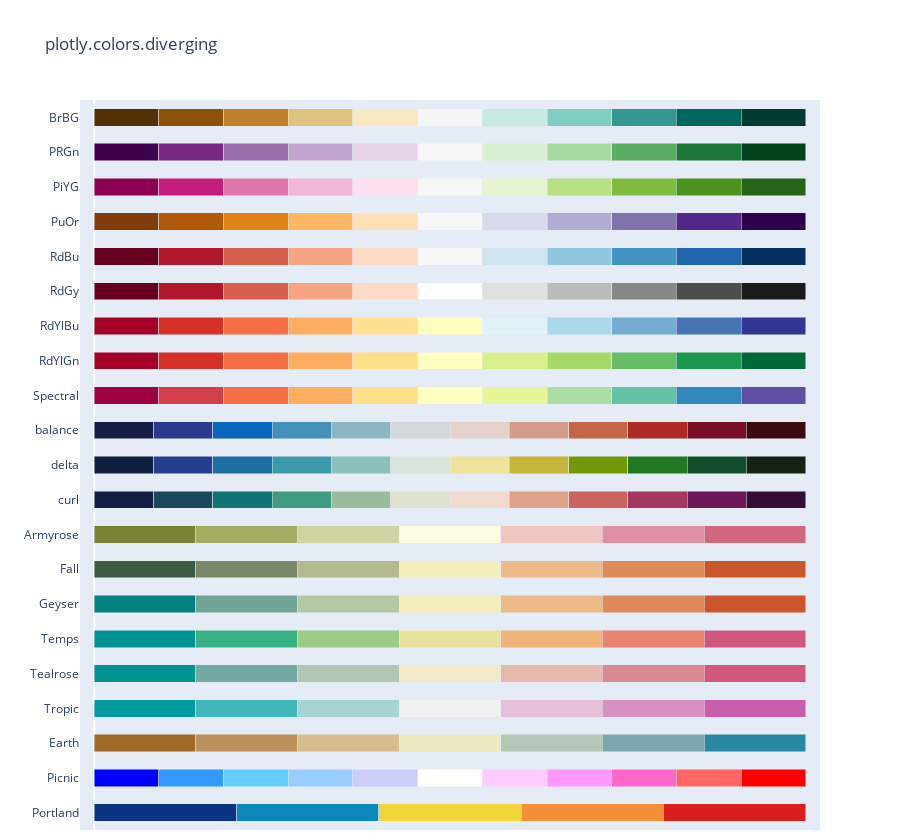

The notebook cell saved with this chart:
### Code cell
#Diverging Color scales
fig = px.colors.diverging.swatches().update_layout(margin_b=10)
fig.show()

### Figure 1 — Plotly figure (JSON) as saved in the notebook; plotly's stock layout.template omitted (floating-point values rounded to 4 significant figures)
{"data": [{"customdata": [0, 1, 2, 3, 4], "hovertemplate": "%{y}[%{customdata}] = %{marker.color}<extra></extra>", "marker": {"color": ["rgb(12,51,131)", "rgb(10,136,186)", "rgb(242,211,56)", "rgb(242,143,56)", "rgb(217,30,30)"]}, "orientation": "h", "type": "bar", "x": [1, 1, 1, 1, 1], "y": ["Portland", "Portland", "Portland", "Portland", "Portland"]}, {"customdata": [0, 1, 2, 3, 4, 5, 6, 7, 8, 9, 10], "hovertemplate": "%{y}[%{customdata}] = %{marker.color}<extra></extra>", "marker": {"color": ["rgb(0,0,255)", "rgb(51,153,255)", "rgb(102,204,255)", "rgb(153,204,255)", "rgb(204,204,255)", "rgb(255,255,255)", "rgb(255,204,255)", "rgb(255,153,255)", "rgb(255,102,204)", "rgb(255,102,102)", "rgb(255,0,0)"]}, "orientation": "h", "type": "bar", "x": [1, 1, 1, 1, 1, 1, 1, 1, 1, 1, 1], "y": ["Picnic", "Picnic", "Picnic", "Picnic", "Picnic", "Picnic", "Picnic", "Picnic", "Picnic", "Picnic", "Picnic"]}, {"customdata": [0, 1, 2, 3, 4, 5, 6], "hovertemplate": "%{y}[%{customdata}] = %{marker.color}<extra></extra>", "marker": {"color": ["rgb(161, 105, 40)", "rgb(189, 146, 90)", "rgb(214, 189, 141)", "rgb(237, 234, 194)", "rgb(181, 200, 184)", "rgb(121, 167, 172)", "rgb(40, 135, 161)"]}, "orientation": "h", "type": "bar", "x": [1, 1, 1, 1, 1, 1, 1], "y": ["Earth", "Earth", "Earth", "Earth", "Earth", "Earth", "Earth"]}, {"customdata": [0, 1, 2, 3, 4, 5, 6], "hovertemplate": "%{y}[%{customdata}] = %{marker.color}<extra></extra>", "marker": {"color": ["rgb(0, 155, 158)", "rgb(66, 183, 185)", "rgb(167, 211, 212)", "rgb(241, 241, 241)", "rgb(228, 193, 217)", "rgb(214, 145, 193)", "rgb(199, 93, 171)"]}, "orientation": "h", "type": "bar", "x": [1, 1, 1, 1, 1, 1, 1], "y": ["Tropic", "Tropic", "Tropic", "Tropic", "Tropic", "Tropic", "Tropic"]}, {"customdata": [0, 1, 2, 3, 4, 5, 6], "hovertemplate": "%{y}[%{customdata}] = %{marker.color}<extra></extra>", "marker": {"color": ["rgb(0, 147, 146)", "rgb(114, 170, 161)", "rgb(177, 199, 179)", "rgb(241, 234, 200)", "rgb(229, 185, 173)", "rgb(217, 137, 148)", "rgb(208, 88, 126)"]}, "orientation": "h", "type": "bar", "x": [1, 1, 1, 1, 1, 1, 1], "y": ["Tealrose", "Tealrose", "Tealrose", "Tealrose", "Tealrose", "Tealrose", "Tealrose"]}, {"customdata": [0, 1, 2, 3, 4, 5, 6], "hovertemplate": "%{y}[%{customdata}] = %{marker.color}<extra></extra>", "marker": {"color": ["rgb(0, 147, 146)", "rgb(57, 177, 133)", "rgb(156, 203, 134)", "rgb(233, 226, 156)", "rgb(238, 180, 121)", "rgb(232, 132, 113)", "rgb(207, 89, 126)"]}, "orientation": "h", "type": "bar", "x": [1, 1, 1, 1, 1, 1, 1], "y": ["Temps", "Temps", "Temps", "Temps", "Temps", "Temps", "Temps"]}, {"customdata": [0, 1, 2, 3, 4, 5, 6], "hovertemplate": "%{y}[%{customdata}] = %{marker.color}<extra></extra>", "marker": {"color": ["rgb(0, 128, 128)", "rgb(112, 164, 148)", "rgb(180, 200, 168)", "rgb(246, 237, 189)", "rgb(237, 187, 138)", "rgb(222, 138, 90)", "rgb(202, 86, 44)"]}, "orientation": "h", "type": "bar", "x": [1, 1, 1, 1, 1, 1, 1], "y": ["Geyser", "Geyser", "Geyser", "Geyser", "Geyser", "Geyser", "Geyser"]}, {"customdata": [0, 1, 2, 3, 4, 5, 6], "hovertemplate": "%{y}[%{customdata}] = %{marker.color}<extra></extra>", "marker": {"color": ["rgb(61, 89, 65)", "rgb(119, 136, 104)", "rgb(181, 185, 145)", "rgb(246, 237, 189)", "rgb(237, 187, 138)", "rgb(222, 138, 90)", "rgb(202, 86, 44)"]}, "orientation": "h", "type": "bar", "x": [1, 1, 1, 1, 1, 1, 1], "y": ["Fall", "Fall", "Fall", "Fall", "Fall", "Fall", "Fall"]}, {"customdata": [0, 1, 2, 3, 4, 5, 6], "hovertemplate": "%{y}[%{customdata}] = %{marker.color}<extra></extra>", "marker": {"color": ["rgb(121, 130, 52)", "rgb(163, 173, 98)", "rgb(208, 211, 162)", "rgb(253, 251, 228)", "rgb(240, 198, 195)", "rgb(223, 145, 163)", "rgb(212, 103, 128)"]}, "orientation": "h", "type": "bar", "x": [1, 1, 1, 1, 1, 1, 1], "y": ["Armyrose", "Armyrose", "Armyrose", "Armyrose", "Armyrose", "Armyrose", "Armyrose"]}, {"customdata": [0, 1, 2, 3, 4, 5, 6, 7, 8, 9, 10, 11], "hovertemplate": "%{y}[%{customdata}] = %{marker.color}<extra></extra>", "marker": {"color": ["rgb(20, 29, 67)", "rgb(28, 72, 93)", "rgb(18, 115, 117)", "rgb(63, 156, 129)", "rgb(153, 189, 156)", "rgb(223, 225, 211)", "rgb(241, 218, 206)", "rgb(224, 160, 137)", "rgb(203, 101, 99)", "rgb(164, 54, 96)", "rgb(111, 23, 91)", "rgb(51, 13, 53)"]}, "orientation": "h", "type": "bar", "x": [1, 1, 1, 1, 1, 1, 1, 1, 1, 1, 1, 1], "y": ["curl", "curl", "curl", "curl", "curl", "curl", "curl", "curl", "curl", "curl", "curl", "curl"]}, {"customdata": [0, 1, 2, 3, 4, 5, 6, 7, 8, 9, 10, 11], "hovertemplate": "%{y}[%{customdata}] = %{marker.color}<extra></extra>", "marker": {"color": ["rgb(16, 31, 63)", "rgb(38, 62, 144)", "rgb(30, 110, 161)", "rgb(60, 154, 171)", "rgb(140, 193, 186)", "rgb(217, 229, 218)", "rgb(239, 226, 156)", "rgb(195, 182, 59)", "rgb(115, 152, 5)", "rgb(34, 120, 36)", "rgb(18, 78, 43)", "rgb(23, 35, 18)"]}, "orientation": "h", "type": "bar", "x": [1, 1, 1, 1, 1, 1, 1, 1, 1, 1, 1, 1], "y": ["delta", "delta", "delta", "delta", "delta", "delta", "delta", "delta", "delta", "delta", "delta", "delta"]}, {"customdata": [0, 1, 2, 3, 4, 5, 6, 7, 8, 9, 10, 11], "hovertemplate": "%{y}[%{customdata}] = %{marker.color}<extra></extra>", "marker": {"color": ["rgb(23, 28, 66)", "rgb(41, 58, 143)", "rgb(11, 102, 189)", "rgb(69, 144, 185)", "rgb(142, 181, 194)", "rgb(210, 216, 219)", "rgb(230, 210, 204)", "rgb(213, 157, 137)", "rgb(196, 101, 72)", "rgb(172, 43, 36)", "rgb(120, 14, 40)", "rgb(60, 9, 17)"]}, "orientation": "h", "type": "bar", "x": [1, 1, 1, 1, 1, 1, 1, 1, 1, 1, 1, 1], "y": ["balance", "balance", "balance", "balance", "balance", "balance", "balance", "balance", "balance", "balance", "balance", "balance"]}, {"customdata": [0, 1, 2, 3, 4, 5, 6, 7, 8, 9, 10], "hovertemplate": "%{y}[%{customdata}] = %{marker.color}<extra></extra>", "marker": {"color": ["rgb(158,1,66)", "rgb(213,62,79)", "rgb(244,109,67)", "rgb(253,174,97)", "rgb(254,224,139)", "rgb(255,255,191)", "rgb(230,245,152)", "rgb(171,221,164)", "rgb(102,194,165)", "rgb(50,136,189)", "rgb(94,79,162)"]}, "orientation": "h", "type": "bar", "x": [1, 1, 1, 1, 1, 1, 1, 1, 1, 1, 1], "y": ["Spectral", "Spectral", "Spectral", "Spectral", "Spectral", "Spectral", "Spectral", "Spectral", "Spectral", "Spectral", "Spectral"]}, {"customdata": [0, 1, 2, 3, 4, 5, 6, 7, 8, 9, 10], "hovertemplate": "%{y}[%{customdata}] = %{marker.color}<extra></extra>", "marker": {"color": ["rgb(165,0,38)", "rgb(215,48,39)", "rgb(244,109,67)", "rgb(253,174,97)", "rgb(254,224,139)", "rgb(255,255,191)", "rgb(217,239,139)", "rgb(166,217,106)", "rgb(102,189,99)", "rgb(26,152,80)", "rgb(0,104,55)"]}, "orientation": "h", "type": "bar", "x": [1, 1, 1, 1, 1, 1, 1, 1, 1, 1, 1], "y": ["RdYlGn", "RdYlGn", "RdYlGn", "RdYlGn", "RdYlGn", "RdYlGn", "RdYlGn", "RdYlGn", "RdYlGn", "RdYlGn", "RdYlGn"]}, {"customdata": [0, 1, 2, 3, 4, 5, 6, 7, 8, 9, 10], "hovertemplate": "%{y}[%{customdata}] = %{marker.color}<extra></extra>", "marker": {"color": ["rgb(165,0,38)", "rgb(215,48,39)", "rgb(244,109,67)", "rgb(253,174,97)", "rgb(254,224,144)", "rgb(255,255,191)", "rgb(224,243,248)", "rgb(171,217,233)", "rgb(116,173,209)", "rgb(69,117,180)", "rgb(49,54,149)"]}, "orientation": "h", "type": "bar", "x": [1, 1, 1, 1, 1, 1, 1, 1, 1, 1, 1], "y": ["RdYlBu", "RdYlBu", "RdYlBu", "RdYlBu", "RdYlBu", "RdYlBu", "RdYlBu", "RdYlBu", "RdYlBu", "RdYlBu", "RdYlBu"]}, {"customdata": [0, 1, 2, 3, 4, 5, 6, 7, 8, 9, 10], "hovertemplate": "%{y}[%{customdata}] = %{marker.color}<extra></extra>", "marker": {"color": ["rgb(103,0,31)", "rgb(178,24,43)", "rgb(214,96,77)", "rgb(244,165,130)", "rgb(253,219,199)", "rgb(255,255,255)", "rgb(224,224,224)", "rgb(186,186,186)", "rgb(135,135,135)", "rgb(77,77,77)", "rgb(26,26,26)"]}, "orientation": "h", "type": "bar", "x": [1, 1, 1, 1, 1, 1, 1, 1, 1, 1, 1], "y": ["RdGy", "RdGy", "RdGy", "RdGy", "RdGy", "RdGy", "RdGy", "RdGy", "RdGy", "RdGy", "RdGy"]}, {"customdata": [0, 1, 2, 3, 4, 5, 6, 7, 8, 9, 10], "hovertemplate": "%{y}[%{customdata}] = %{marker.color}<extra></extra>", "marker": {"color": ["rgb(103,0,31)", "rgb(178,24,43)", "rgb(214,96,77)", "rgb(244,165,130)", "rgb(253,219,199)", "rgb(247,247,247)", "rgb(209,229,240)", "rgb(146,197,222)", "rgb(67,147,195)", "rgb(33,102,172)", "rgb(5,48,97)"]}, "orientation": "h", "type": "bar", "x": [1, 1, 1, 1, 1, 1, 1, 1, 1, 1, 1], "y": ["RdBu", "RdBu", "RdBu", "RdBu", "RdBu", "RdBu", "RdBu", "RdBu", "RdBu", "RdBu", "RdBu"]}, {"customdata": [0, 1, 2, 3, 4, 5, 6, 7, 8, 9, 10], "hovertemplate": "%{y}[%{customdata}] = %{marker.color}<extra></extra>", "marker": {"color": ["rgb(127,59,8)", "rgb(179,88,6)", "rgb(224,130,20)", "rgb(253,184,99)", "rgb(254,224,182)", "rgb(247,247,247)", "rgb(216,218,235)", "rgb(178,171,210)", "rgb(128,115,172)", "rgb(84,39,136)", "rgb(45,0,75)"]}, "orientation": "h", "type": "bar", "x": [1, 1, 1, 1, 1, 1, 1, 1, 1, 1, 1], "y": ["PuOr", "PuOr", "PuOr", "PuOr", "PuOr", "PuOr", "PuOr", "PuOr", "PuOr", "PuOr", "PuOr"]}, {"customdata": [0, 1, 2, 3, 4, 5, 6, 7, 8, 9, 10], "hovertemplate": "%{y}[%{customdata}] = %{marker.color}<extra></extra>", "marker": {"color": ["rgb(142,1,82)", "rgb(197,27,125)", "rgb(222,119,174)", "rgb(241,182,218)", "rgb(253,224,239)", "rgb(247,247,247)", "rgb(230,245,208)", "rgb(184,225,134)", "rgb(127,188,65)", "rgb(77,146,33)", "rgb(39,100,25)"]}, "orientation": "h", "type": "bar", "x": [1, 1, 1, 1, 1, 1, 1, 1, 1, 1, 1], "y": ["PiYG", "PiYG", "PiYG", "PiYG", "PiYG", "PiYG", "PiYG", "PiYG", "PiYG", "PiYG", "PiYG"]}, {"customdata": [0, 1, 2, 3, 4, 5, 6, 7, 8, 9, 10], "hovertemplate": "%{y}[%{customdata}] = %{marker.color}<extra></extra>", "marker": {"color": ["rgb(64,0,75)", "rgb(118,42,131)", "rgb(153,112,171)", "rgb(194,165,207)", "rgb(231,212,232)", "rgb(247,247,247)", "rgb(217,240,211)", "rgb(166,219,160)", "rgb(90,174,97)", "rgb(27,120,55)", "rgb(0,68,27)"]}, "orientation": "h", "type": "bar", "x": [1, 1, 1, 1, 1, 1, 1, 1, 1, 1, 1], "y": ["PRGn", "PRGn", "PRGn", "PRGn", "PRGn", "PRGn", "PRGn", "PRGn", "PRGn", "PRGn", "PRGn"]}, {"customdata": [0, 1, 2, 3, 4, 5, 6, 7, 8, 9, 10], "hovertemplate": "%{y}[%{customdata}] = %{marker.color}<extra></extra>", "marker": {"color": ["rgb(84,48,5)", "rgb(140,81,10)", "rgb(191,129,45)", "rgb(223,194,125)", "rgb(246,232,195)", "rgb(245,245,245)", "rgb(199,234,229)", "rgb(128,205,193)", "rgb(53,151,143)", "rgb(1,102,94)", "rgb(0,60,48)"]}, "orientation": "h", "type": "bar", "x": [1, 1, 1, 1, 1, 1, 1, 1, 1, 1, 1], "y": ["BrBG", "BrBG", "BrBG", "BrBG", "BrBG", "BrBG", "BrBG", "BrBG", "BrBG", "BrBG", "BrBG"]}], "layout": {"bargap": 0.5, "barmode": "stack", "barnorm": "fraction", "height": 840, "margin": {"b": 10}, "showlegend": false, "title": {"text": "plotly.colors.diverging"}, "xaxis": {"range": [-0.02, 1.02], "showgrid": false, "showticklabels": false}}}
